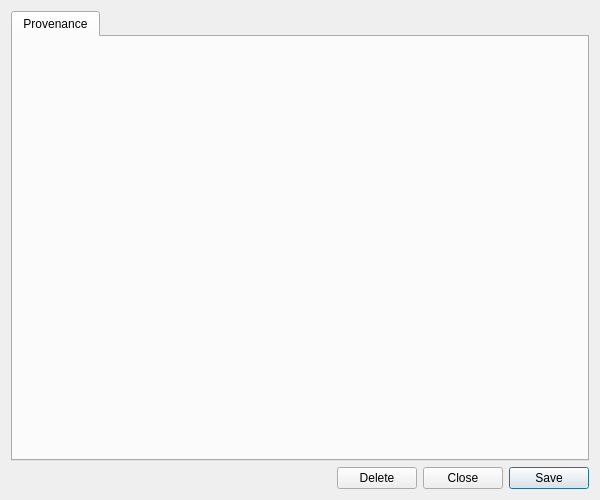
<?xml version="1.0" encoding="UTF-8"?>
<ui version="4.0">
 <class>SubjectAreaDetailDialog</class>
 <widget class="QWidget" name="SubjectAreaDetailDialog">
  <property name="geometry">
   <rect>
    <x>0</x>
    <y>0</y>
    <width>600</width>
    <height>500</height>
   </rect>
  </property>
  <property name="sizePolicy">
   <sizepolicy hsizetype="Preferred" vsizetype="Preferred">
    <horstretch>0</horstretch>
    <verstretch>0</verstretch>
   </sizepolicy>
  </property>
  <property name="minimumSize">
   <size>
    <width>600</width>
    <height>500</height>
   </size>
  </property>
  <property name="windowTitle">
   <string>Subject Area Details</string>
  </property>
  <layout class="QVBoxLayout" name="verticalLayout">
   <item>
    <widget class="QTabWidget" name="tabWidget">
     <property name="currentIndex"><number>0</number></property>
     <widget class="QWidget" name="provenanceTab">
      <attribute name="title"><string>Provenance</string></attribute>
      <layout class="QVBoxLayout" name="provenanceTabLayout">
       <item>
        <widget class="ores::qt::ProvenanceWidget" name="provenanceWidget" native="true"/>
       </item>
      </layout>
     </widget>
    </widget>
   </item>
   <item>
    <layout class="QHBoxLayout" name="buttonLayout">
     <item>
      <spacer name="horizontalSpacer">
       <property name="orientation">
        <enum>Qt::Horizontal</enum>
       </property>
       <property name="sizeHint" stdset="0">
        <size>
         <width>40</width>
         <height>20</height>
        </size>
       </property>
      </spacer>
     </item>
     <item>
      <widget class="QPushButton" name="deleteButton">
       <property name="text">
        <string>Delete</string>
       </property>
      </widget>
     </item>
     <item>
      <widget class="QPushButton" name="closeButton">
       <property name="text">
        <string>Close</string>
       </property>
      </widget>
     </item>
     <item>
      <widget class="QPushButton" name="saveButton">
       <property name="text">
        <string>Save</string>
       </property>
       <property name="default">
        <bool>true</bool>
       </property>
      </widget>
     </item>
    </layout>
   </item>
  </layout>
 </widget>
 <customwidgets>
  <customwidget>
   <class>ores::qt::ProvenanceWidget</class>
   <extends>QWidget</extends>
   <header>ores.qt/ProvenanceWidget.hpp</header>
  </customwidget>
 </customwidgets>
 <resources/>
 <connections/>
</ui>
